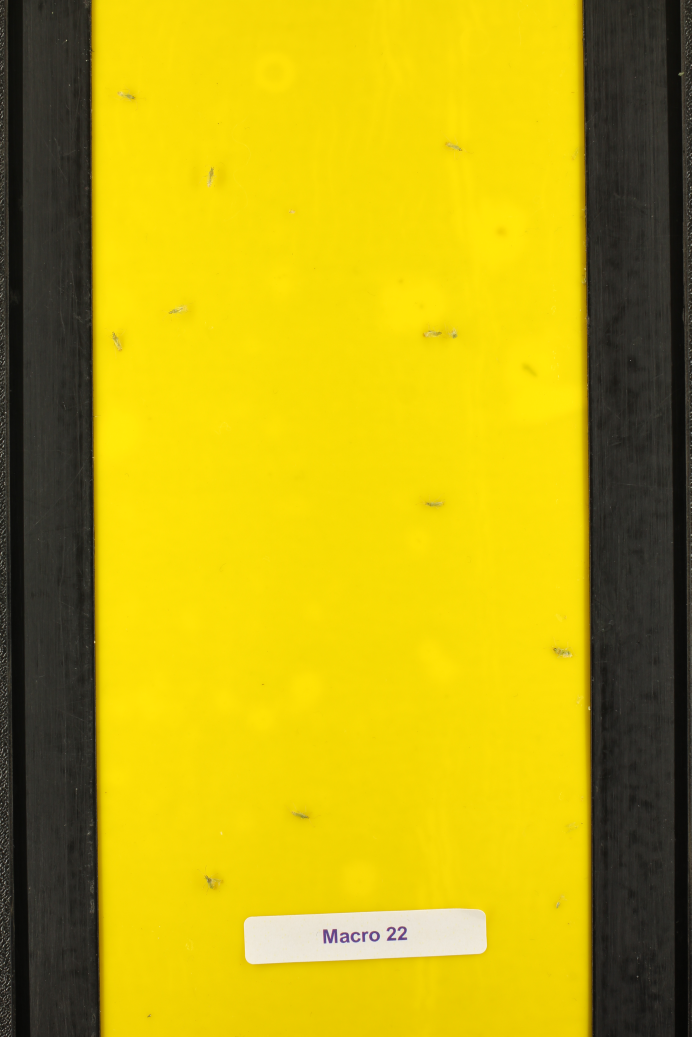
#> input picture assets/macro_test.jpg, 3456 x 5184 px (shown at 1/5 size)
$ python feature_detect.py
#> lines starting #> are read from the running program, lines starting #| are printed output that depends on the picture
### utility.py
import cv2
import matplotlib.pyplot as plt
import numpy as np

def viewBGR(img): #for BGR
    img=cv2.cvtColor(img,cv2.COLOR_BGR2RGB)
    plt.imshow(img)
    plt.show()

def viewRGB(img): #for BGR
    plt.imshow(img)
    plt.show()

import xml.etree.ElementTree as ET

# [20 lines left out: function count_insect_classes, not called in this run]


# [17 lines of commented-out code are left out]

### feature_detect.py
import cv2
import matplotlib.pyplot as plt
import numpy as np

import preprocessing as pre
import hsv_seperation as hsv
import utility as util


img_macro=cv2.imread('assets/macro_test.jpg',0)
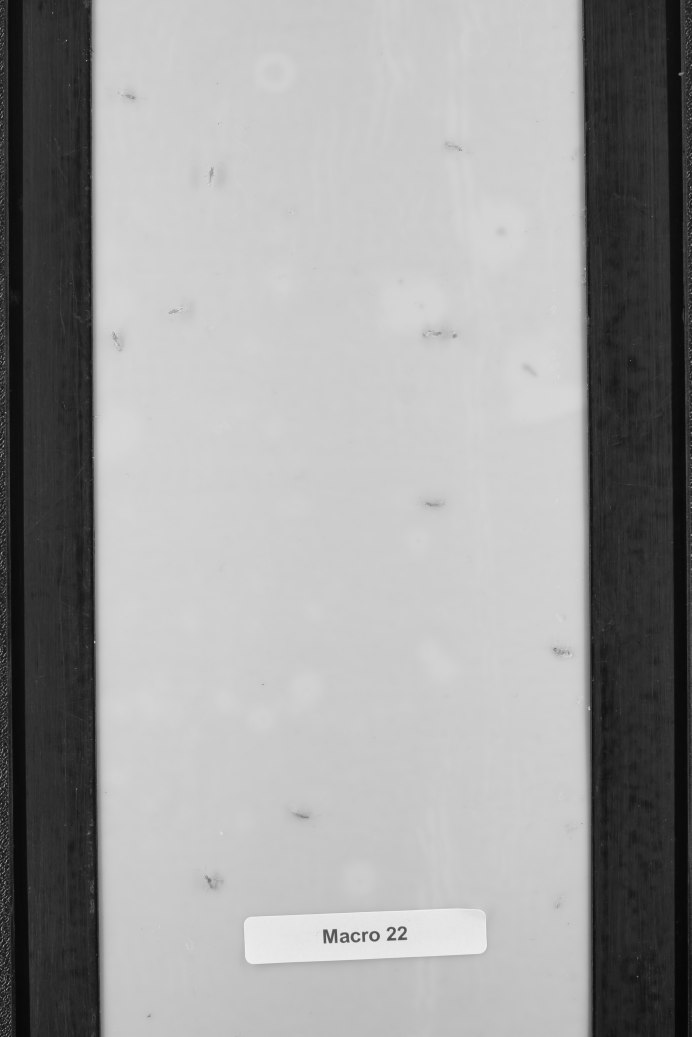
#> img_macro: shape (5184, 3456) (shown at 1/5 size); min 5, max 247, mean 156.3

img_macro_test=np.copy(img_macro)
img_macro_test[750:1000,970:1150]=0
macro_ref=img_macro[750:1000,970:1150]
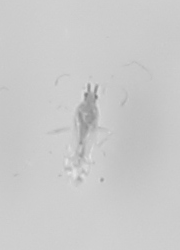
#> macro_ref: shape (250, 180); min 124, max 228, mean 202.4

util.viewBGR(img_macro)
util.viewBGR(img_macro_test)
util.viewBGR(macro_ref)

orb = cv2.ORB_create()
kp1, des1 = orb.detectAndCompute(macro_ref,None)
#> kp1 = 57 keypoints; strongest (x, y, size): (96, 97, 31), (86, 90, 31), (84, 94, 37.2), (96, 96, 37.2)
kp2, des2 = orb.detectAndCompute(img_macro_test,None)
#> kp2 = 500 keypoints; strongest (x, y, size): (1148, 751, 31), (1149, 998, 31), (1147, 752, 53.6), (971, 752, 53.6)

bf = cv2.BFMatcher(cv2.NORM_HAMMING, crossCheck=True)
matches = bf.match(des1,des2)
#> matches = 26 matches

matches = sorted(matches, key = lambda x:x.distance)
img3 = cv2.drawMatches(macro_ref,kp1,img_macro_test,kp2,matches[:],None,flags=cv2.DrawMatchesFlags_NOT_DRAW_SINGLE_POINTS)
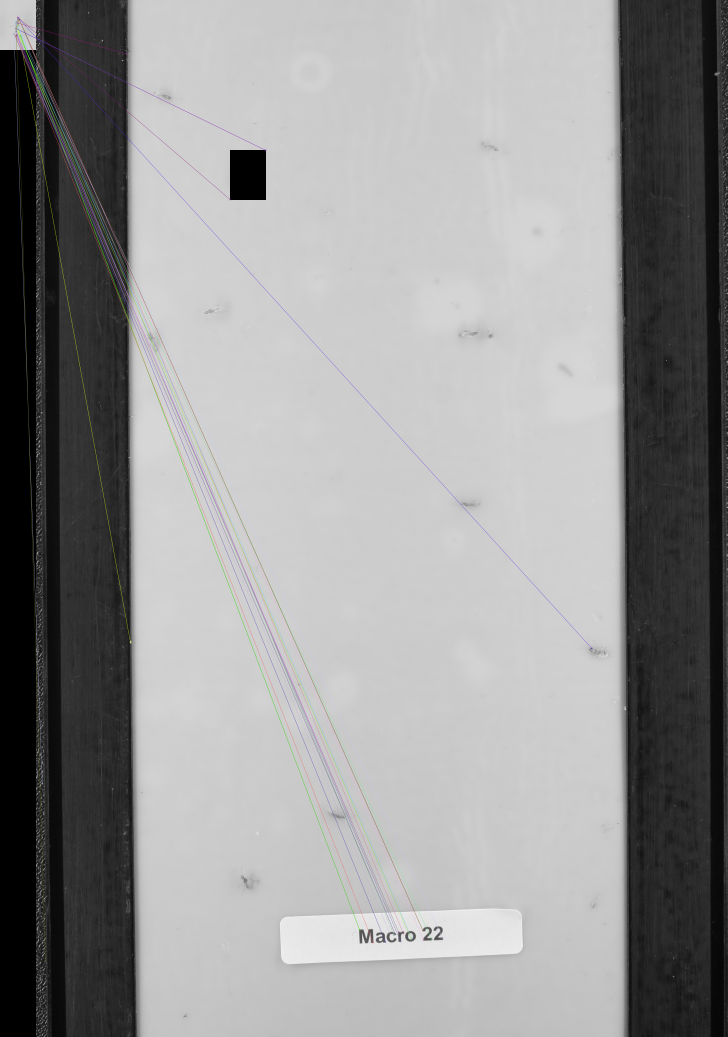
#> img3: shape (5184, 3636, 3) (shown at 1/5 size); mean of channels 0, 1, 2 148.6, 148.5, 148.6; drawn as B, G, R
plt.imshow(img3),plt.show()
